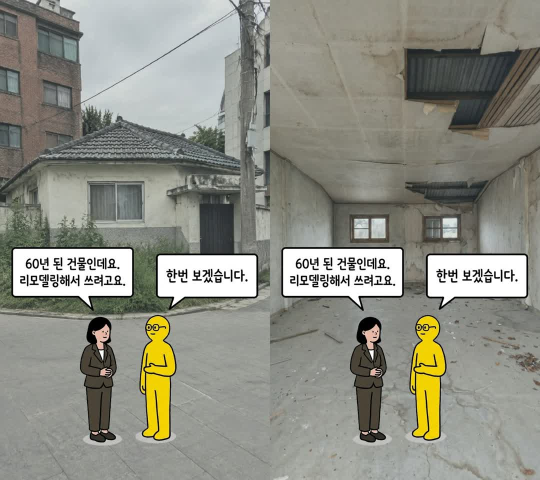
#> input picture shorts/comp/test_compare.jpg, 1080 x 960 px (shown at 1/2 size)
$ python compose.py test_compare.jpg s1_ext.jpg s1_ext.jpg 1.0 1.0
#> lines starting #> are read from the running program, lines starting #| are printed output that depends on the picture
import sys
from PIL import Image
bg_path, fg_path, out, scale, bottom = sys.argv[1], sys.argv[2], sys.argv[3], float(sys.argv[4]), float(sys.argv[5])
bg = Image.open(bg_path).convert("RGBA").resize((1080, 1920), Image.LANCZOS)
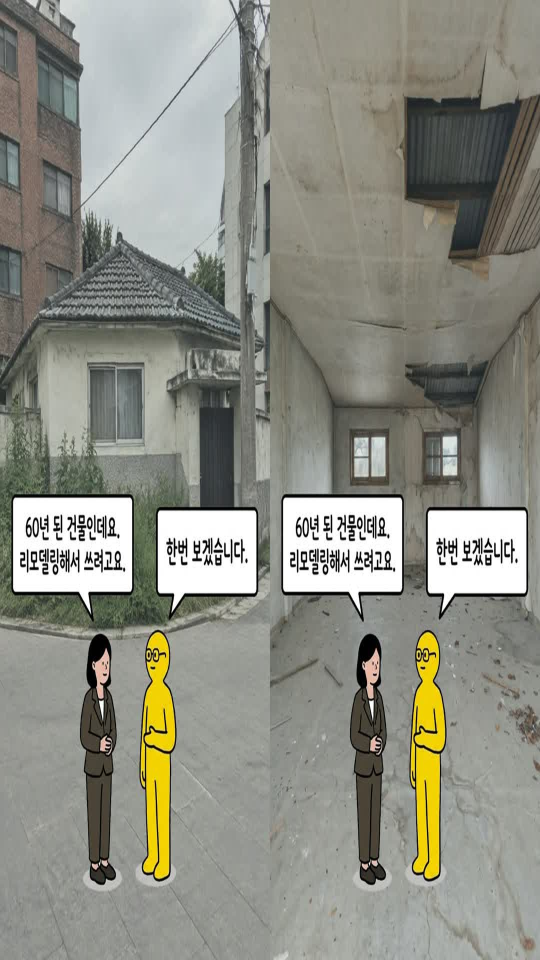
#> bg: PIL image 1080x1920 RGBA (shown at 1/2 size); mean R, G, B, A 141.4, 142.1, 131.8, 255
fg = Image.open(fg_path)
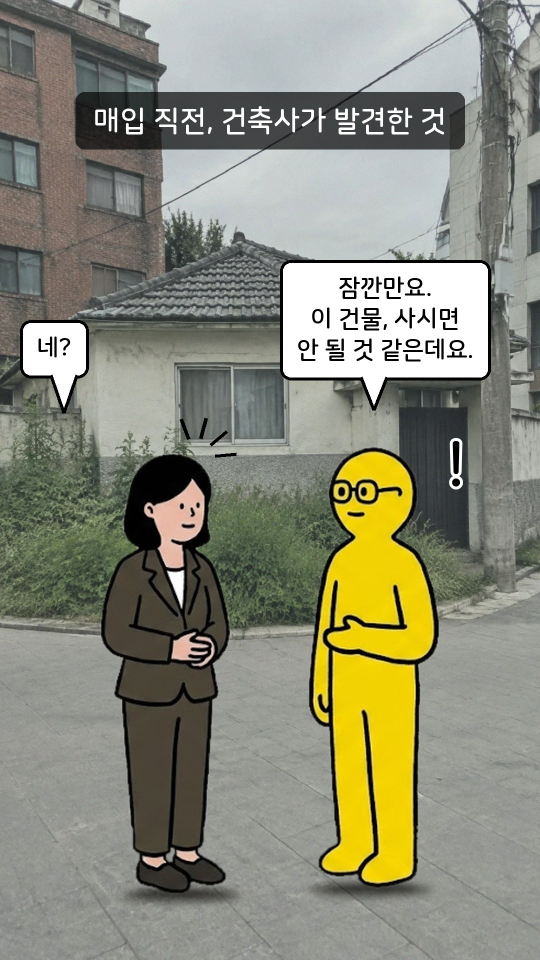
#> input picture shorts/comp/s1_ext.jpg, 1080 x 1920 px (shown at 1/2 size)
#> fg is the input picture: PIL image 1080x1920 RGB; mean R, G, B 138.2, 138.5, 120.8
tw = int(1080 * scale)
fg = fg.resize((tw, int(fg.height * tw / fg.width)), Image.LANCZOS)
x = (1080 - tw) // 2
y = int(1920 * bottom) - fg.height
#> y = 0
#> (the run stopped early here; a loop or call above may not have finished)
